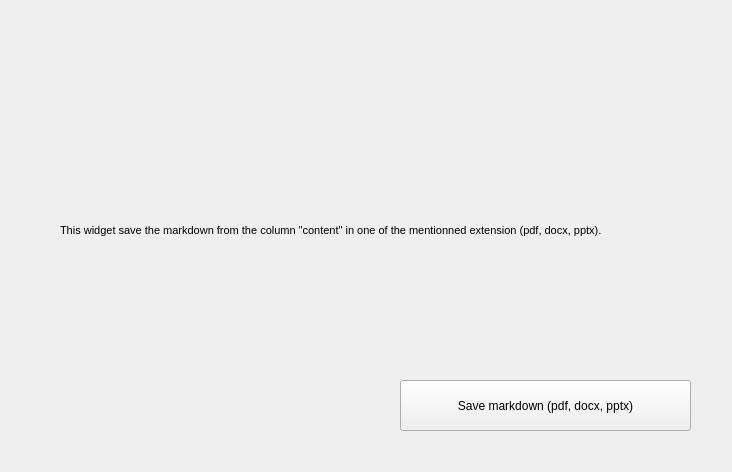
<?xml version="1.0" encoding="UTF-8"?>
<ui version="4.0">
 <class>Form</class>
 <widget class="QWidget" name="Form">
  <property name="geometry">
   <rect>
    <x>0</x>
    <y>0</y>
    <width>732</width>
    <height>472</height>
   </rect>
  </property>
  <property name="windowTitle">
   <string>Export markdown</string>
  </property>
  <widget class="QLabel" name="Description">
   <property name="geometry">
    <rect>
     <x>60</x>
     <y>190</y>
     <width>611</width>
     <height>81</height>
    </rect>
   </property>
   <property name="sizePolicy">
    <sizepolicy hsizetype="Maximum" vsizetype="Expanding">
     <horstretch>0</horstretch>
     <verstretch>0</verstretch>
    </sizepolicy>
   </property>
   <property name="font">
    <font>
     <pointsize>8</pointsize>
    </font>
   </property>
   <property name="text">
    <string>&lt;html&gt;&lt;head/&gt;&lt;body&gt;&lt;p align=&quot;justify&quot;&gt;This widget save the markdown from the column &amp;quot;content&amp;quot; in one of the mentionned extension (pdf, docx, pptx).&lt;/p&gt;&lt;/body&gt;&lt;/html&gt;</string>
   </property>
   <property name="wordWrap">
    <bool>true</bool>
   </property>
  </widget>
  <widget class="QPushButton" name="saveButton">
   <property name="geometry">
    <rect>
     <x>400</x>
     <y>380</y>
     <width>291</width>
     <height>51</height>
    </rect>
   </property>
   <property name="text">
    <string>Save markdown (pdf, docx, pptx)</string>
   </property>
  </widget>
 </widget>
 <resources/>
 <connections/>
</ui>
